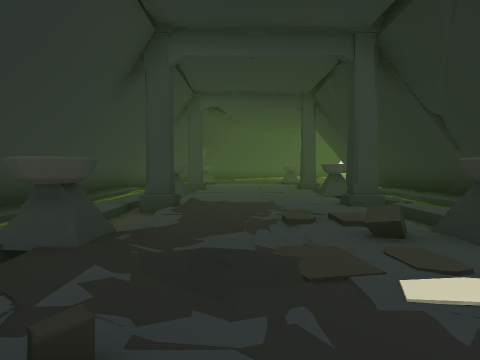
[1] (above)

16 first-person views from a walk through a scene from a Unity 3-D project. The camera is 1.5 m above the floor, tilts 2° down and sees 70° across. The floor is counted in squares, 2 m on a side. Each view is taken from the middle of a square. On the plan, view 1 faces up. The plan holds only what a view shows up to about 11 squares ahead; the rest is blank. The place goes on beyond the plan. The player is left out.

[2]
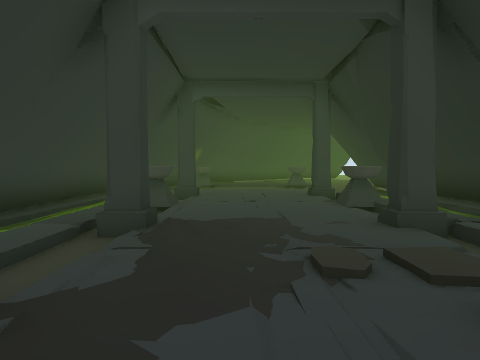

[3]
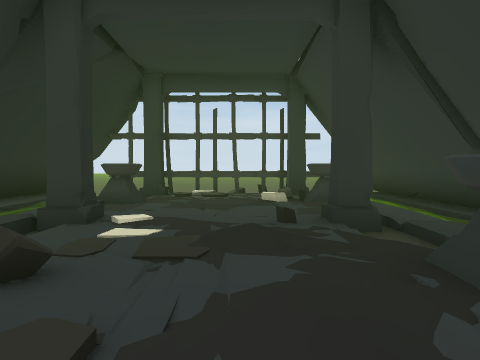

[4]
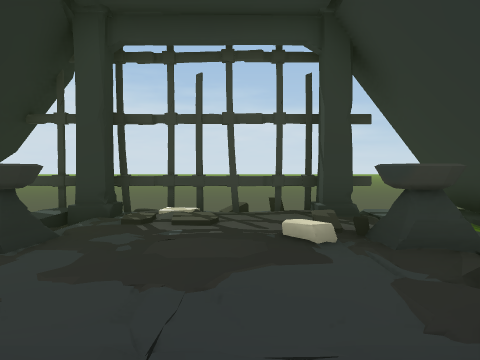

[5]
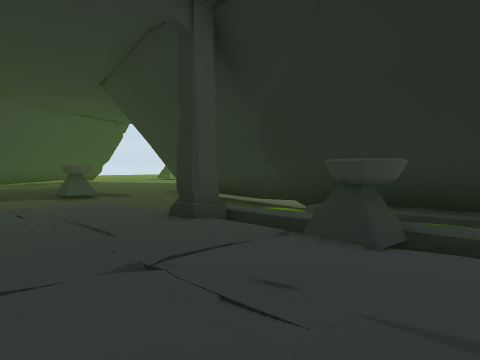

[6]
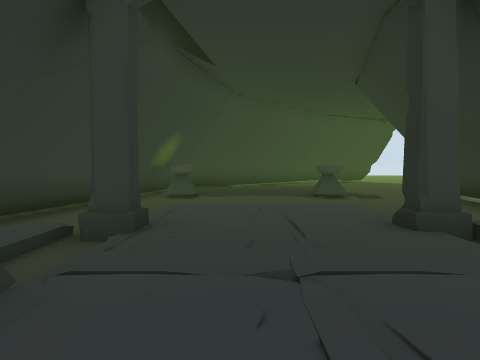

[7]
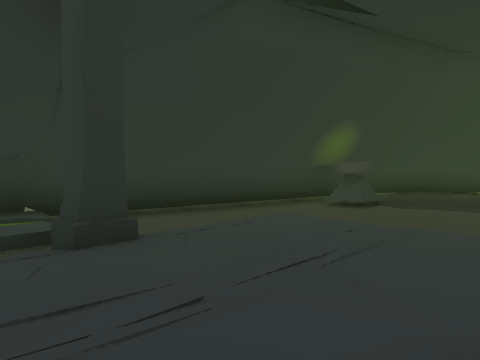

[8]
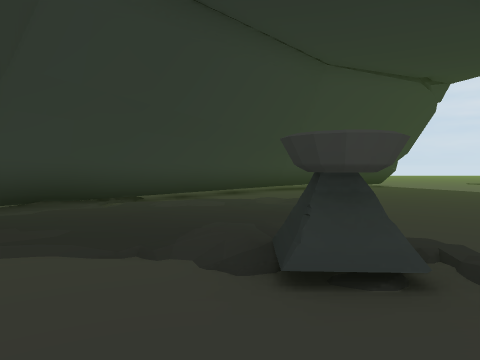

[9]
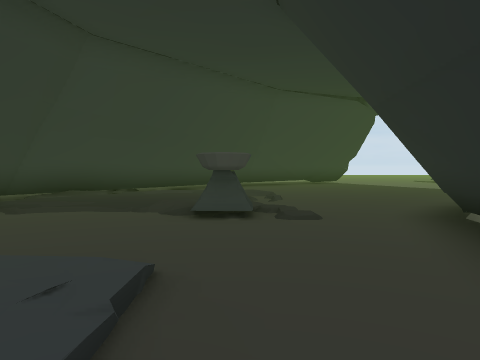

[10]
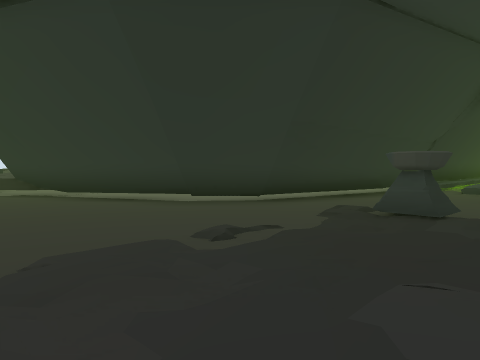

[11]
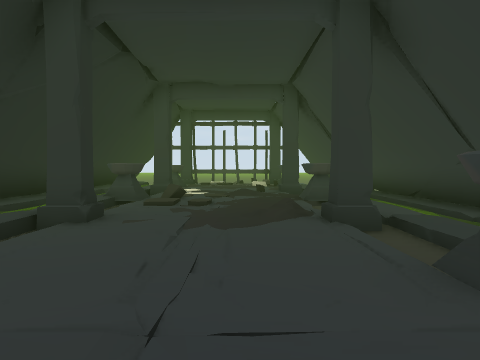

[12]
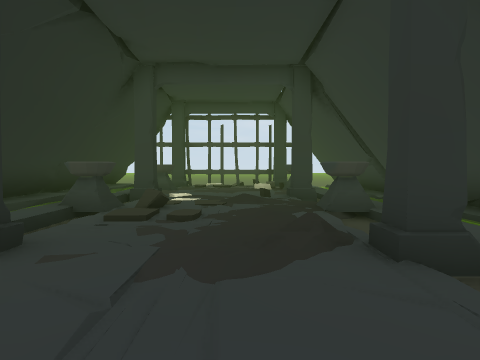

[13]
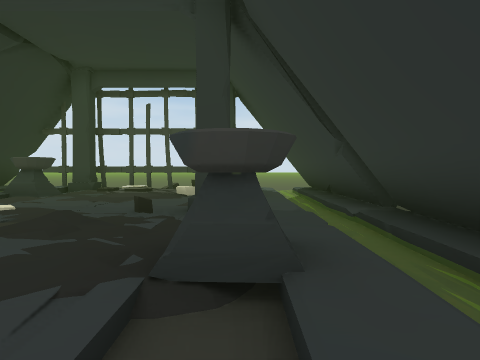

[14]
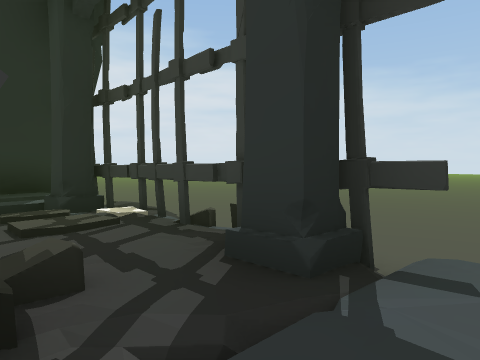

[15]
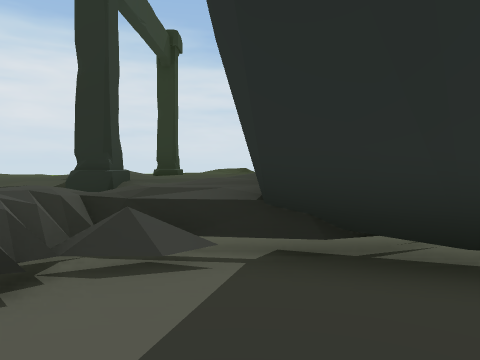

[16]
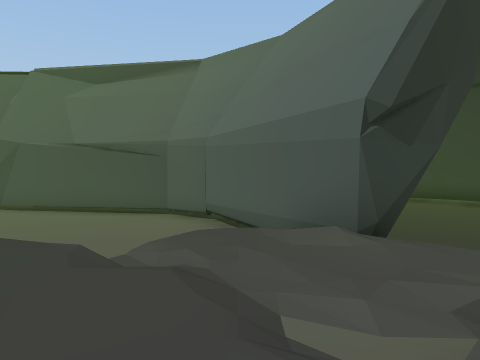

### Floor plan
Key: @ floor where view 1 was taken; # wall or solid block; . main floor; : floor 0.25 m higher than the main floor; + floor 1 m higher than the main floor; * floor 1.25 m higher than the main floor; / step, stairs or slope; = window, fence, low wall or low ledge; ~ water the walk can cross; ≈ water the walk keeps out of; v drop or lower ground; B bowl; P pillar; L block; O other object.
Columns run from 4 left of view 1 to 18 right of it. Each row starts with its distance up from view 1.
 24    ##.//.........=
 23  .##/:://........== //
 22  ##::////.......#v=P//
 21  #/:::::/....####/=//
 20 .#/::::/...###.=*//*+*
 19 .#B////B/.##...///****P
 18 .#B....B/.#...../*+
 17 .#........#....
 16 ##.......##....
 15 #..::::..##...
 14 #..::::..#...
 13 #..:::P..#.
 12 #~PP:://~#
 11 # /::::/~#
 10 #OB::::B~#
  9 #~/::::B~#
  8 #~/::::/~#
  7 #~P//:PP~#
  6 #~//:::/~#
  5 #~/::///~#
  4 #~B:/:LB~#
  3 #~B:/::B~#
  2 #~///::/~#
  1 #~PP::P/~#
  0 #~/:@::/~#
 -1 #~O//:OB~#
 -2 #~B/::/B~#
 -3 #~/::///~#
 -4 #~P:LO#P≈#
 -5  ..O..  .
 -6 ............
 -7 ............

Positions as (right, up) in squares from view 1, and headings:
1: (0, 0), facing up
2: (0, 2), facing up
3: (0, 6), facing down
4: (0, 2), facing down
5: (-1, 8), facing up-right
6: (0, 8), facing up
7: (2, 11), facing up-left
8: (2, 16), facing up
9: (3, 13), facing up
10: (1, 24), facing down-right
11: (0, 12), facing down
12: (0, 10), facing down
13: (-2, 6), facing down
14: (-3, -2), facing down-right
15: (10, 24), facing down-right
16: (16, 20), facing left
